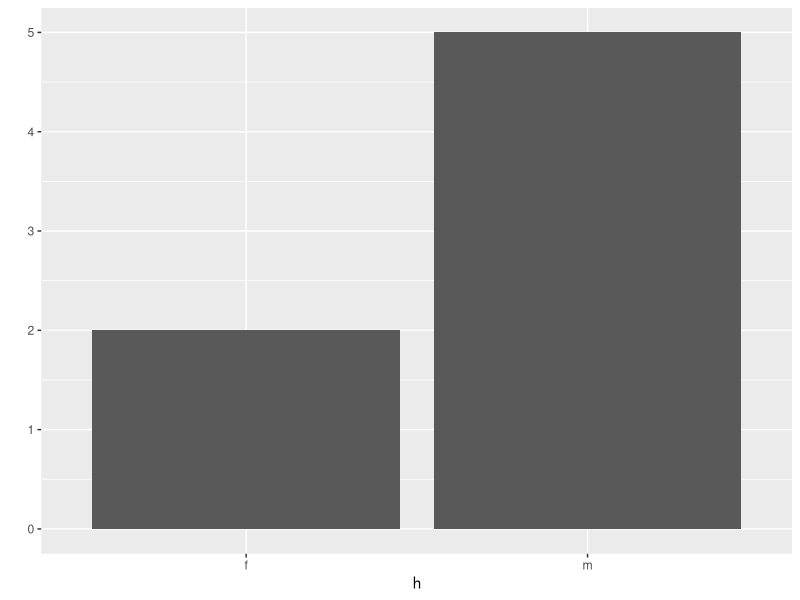
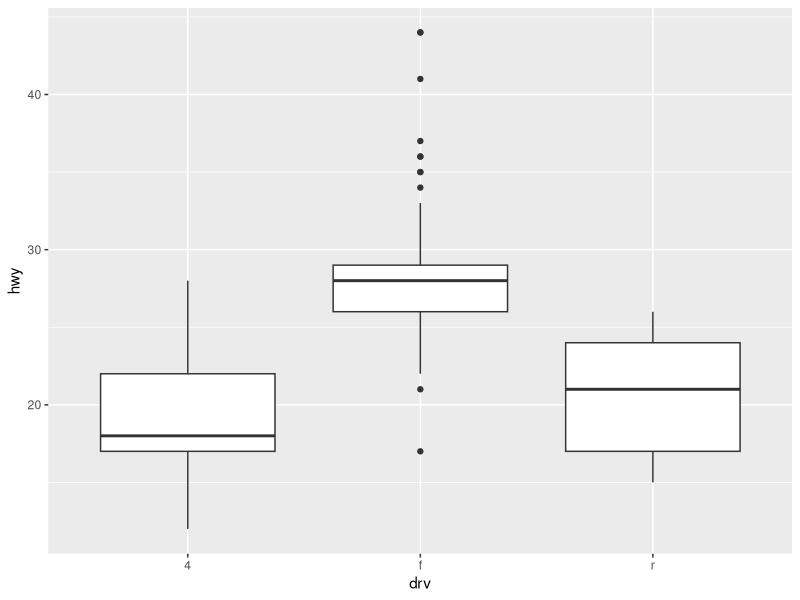

These figures' R source, in order:
a <- 5
b <- 3
a*b

c <- "윤식"
c

#Array
d <- c(1,2,3,4)
d
d <- c(1:4)
d

e <- c("안녕","R")
e

# 1~5까지 
f <- seq(1,10)
f

#1부터 2씩증가하면서 10이하까지
g <- seq(1,10, by = 2)
g

#모든 값에 2 더하기
g+2

#평균
mean(g)
max(g)
min(g)

#나열된 원소를 collapse로 나누어 구분하여 출력
paste(e, collapse=" ")

#package설치
install.packages("ggplot2")
#패키지 load
library(ggplot2)

h <- c("m","m","f","m","f","m","m")
h

#빈도 막대 그래프 그리기
qplot(h)


qplot(data= mpg, x = drv, y = hwy, geom = "boxplot")